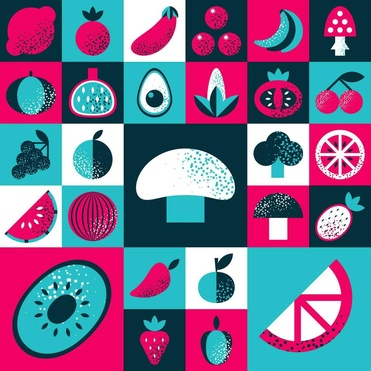
#> input picture Image Classify.jpg, 371 x 371 px, shrunk from 980 x 980 before the run
$ jupyter execute imag_feature_extr.ipynb   (older library calls are emulated)
#> lines starting #> are read from the running program, lines starting #| are printed output that depends on the picture; after the words box and inside, x2 and y2 are one past the last pixel; in counts of white or black regions, pixels touching at a corner belong together
[cell 1]
import cv2
import matplotlib.pyplot as plt
import numpy as np

1. Color-Based Features
(a) RGB Histogram

[cell 2]
# Load image
image = cv2.imread("Image Classify.jpg")
#> image is the input picture: shape (371, 371, 3); mean B, G, R 141.2, 108.9, 119.4
image_rgb = cv2.cvtColor(image, cv2.COLOR_BGR2RGB)

# Compute histograms
hist_r = cv2.calcHist([image_rgb], [0], None, [256], [0, 256])
#> hist_r = 256 values, max 10376 at index 39, min 78 at index 106, mean 537.7
hist_g = cv2.calcHist([image_rgb], [1], None, [256], [0, 256])
#> hist_g = 256 values, max 11300 at index 47, min 36 at index 137, mean 537.7
hist_b = cv2.calcHist([image_rgb], [2], None, [256], [0, 256])
#> hist_b = 256 values, max 12564 at index 61, min 0 at index 0, mean 537.7

# Ploting
plt.figure(figsize=(10, 4))
plt.title("RGB Histogram")
plt.plot(hist_r, color='red', label='Red')
plt.plot(hist_g, color='green', label='Green')
plt.plot(hist_b, color='blue', label='Blue')
plt.legend()
plt.show()
#> figure, not shown here; curve peaks at x = 39, y = 10376; curve peaks at x = 47, y = 11300; curve peaks at x = 61, y = 12564

(b) Dominant Colors (K-Means Clustering)

[cell 3]
from sklearn.cluster import KMeans

pixels = image_rgb.reshape(-1, 3)
# Apply K-Means (e.g., 5 dominant colors)
kmeans = KMeans(n_clusters=5)
kmeans.fit(pixels)
dominant_colors = kmeans.cluster_centers_.astype(int)
#ploating
plt.figure(figsize=(5, 2))
plt.title("Dominant Colors")
plt.imshow([dominant_colors])
plt.axis('off')
plt.show()

2. Texture Features
(a) GLCM (Gray-Level Co-occurrence Matrix)

[cell 4]
from skimage.feature import graycomatrix, graycoprops

image = cv2.imread("Image Classify.jpg")

gray = cv2.cvtColor(image, cv2.COLOR_BGR2GRAY)

glcm = graycomatrix(gray, distances=[1], angles=[0], levels=256, symmetric=True, normed=True)

contrast = graycoprops(glcm, 'contrast')[0, 0]
#> contrast = 540.7
homogeneity = graycoprops(glcm, 'homogeneity')[0, 0]
#> homogeneity = 0.534
energy = graycoprops(glcm, 'energy')[0, 0]
#> energy = 0.186

plt.figure(figsize=(15, 5))

plt.subplot(1, 3, 1)
plt.imshow(gray, cmap='gray')
plt.title('Grayscale Image')
plt.axis('off')
plt.subplot(1, 3, 2)
plt.imshow(glcm[:, :, 0, 0], cmap='viridis')
plt.title('GLCM (Distance=1, Angle=0°)')
plt.colorbar()

#  Plot the texture properties
plt.subplot(1, 3, 3)
features = ['Contrast', 'Homogeneity', 'Energy']
values = [contrast, homogeneity, energy]
#> values = [540.7, 0.534, 0.186]

plt.bar(features, values, color=['blue', 'green', 'orange'])
plt.title('Texture Features')
plt.ylim(0, max(values) + 1)
for i, v in enumerate(values):
    plt.text(i, v + 0.05, f'{v:.2f}', ha='center', fontsize=12)
#> this loop made 3 passes
#> v on passes 1 to 3: 540.7, 0.534, 0.186

plt.tight_layout()
plt.show()
#> figure, not shown here; panel 4: tallest bar 540.7 high, from x = -0.4 to 0.4

(b) LBP (Local Binary Patterns)

[cell 5]
from skimage.feature import local_binary_pattern

# Compute LBP
radius = 3
n_points = 8 * radius
lbp = local_binary_pattern(gray, n_points, radius, method='uniform')

# Plot
plt.imshow(lbp, cmap='gray')
plt.title("LBP(Local Binary Pattern) Texture Features")
plt.axis('off')
plt.show()

3. Shape & Edge Features
(a) Canny Edge Detection

[cell 6]
edges = cv2.Canny(gray, 100, 200)
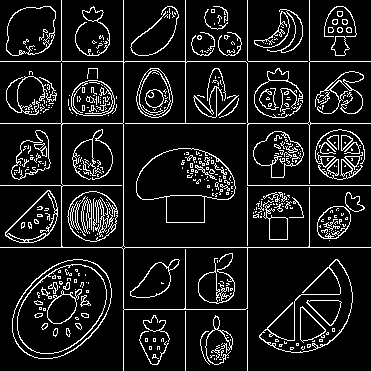
#> edges: shape (371, 371); 10.9% white in thin lines or dots

plt.imshow(edges, cmap='gray')
plt.title("Canny Edges")
plt.axis('off')
plt.show()

(b) Hu Moments (Shape Descriptors)

[cell 7]
image = cv2.imread("Image Classify.jpg")
gray = cv2.cvtColor(image, cv2.COLOR_BGR2GRAY)
edges = cv2.Canny(gray, 100, 200)

contours, _ = cv2.findContours(edges, cv2.RETR_EXTERNAL, cv2.CHAIN_APPROX_SIMPLE)
#> contours = 172 contours, 134 with area under 20; largest, box (x1, y1, x2, y2) and area: (0, 0, 371, 371) 15394, (12, 259, 112, 359) 7156, (136, 148, 236, 223) 4969, (259, 259, 353, 353) 3549, (6, 6, 56, 56) 1979

# Get the largest contour
cnt = max(contours, key=cv2.contourArea)
#> cnt = contour of 114 points, box (x1, y1, x2, y2) (0, 0, 371, 371), area 15394

# Compute Hu Moments
hu_moments = cv2.HuMoments(cv2.moments(cnt)).flatten()
#> hu_moments = [0.387, 0.0778, 0.00934, 0.00127, -4.37e-06, -0.000354, 1.05e-07]

contour_img = image.copy()
cv2.drawContours(contour_img, [cnt], -1, (0, 255, 0), 2)
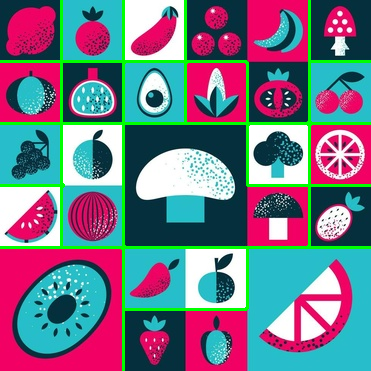
#> contour_img: shape (371, 371, 3); 5.45% of pixels changed, all inside (x1, y1, x2, y2) = (0, 0, 371, 371)

plt.figure(figsize=(18, 5))

plt.subplot(1, 4, 2)
plt.imshow(edges, cmap='gray')
plt.title("Edges")
plt.axis("off")

# Image with Largest Contour
plt.subplot(1, 4, 3)
plt.imshow(cv2.cvtColor(contour_img, cv2.COLOR_BGR2RGB))
plt.title("Largest Contour")
plt.axis("off")

# Hu Moments Bar Chart
plt.subplot(1, 4, 4)
plt.bar(range(1, 8), hu_moments, color='purple')
plt.title("Hu Moments")
plt.xlabel("Moment Index")
plt.ylabel("Value")
for i, val in enumerate(hu_moments):
    plt.text(i + 1, val + 0.0001, f"{val:.2e}", ha='center', fontsize=10)
#> this loop made 7 passes
#> val on passes 1 to 7: 0.387, 0.0778, 0.00934, 0.00127, -4.37e-06, -0.000354, 1.05e-07

plt.tight_layout()
plt.show()
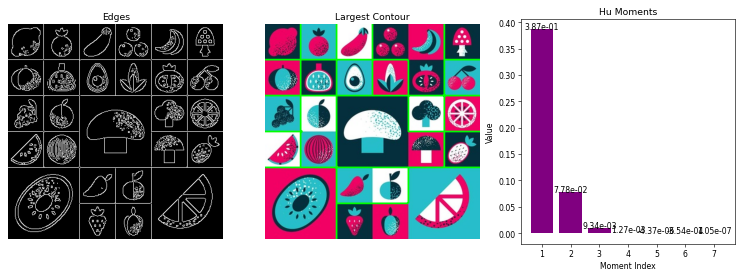
#> figure drawn by matplotlib, 3 panels; panel 3: tallest bar 0.387 high, from x = 0.6 to 1.4

4. Keypoint & Local Features
(a) SIFT Features

[cell 8]
sift = cv2.SIFT_create()
keypoints, descriptors = sift.detectAndCompute(gray, None)
#> keypoints = 812 keypoints; strongest (x, y, size): (268, 99, 2), (288, 99, 2), (286, 93, 1.9), (270, 105, 1.9)

# Draw keypoints
img_sift = cv2.drawKeypoints(gray, keypoints, None, flags=cv2.DRAW_MATCHES_FLAGS_DRAW_RICH_KEYPOINTS)
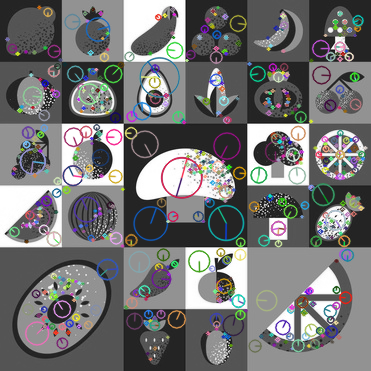
#> img_sift: shape (371, 371, 3); mean of channels 0, 1, 2 116.2, 115.8, 115.8; drawn as B, G, R
plt.imshow(img_sift)
plt.title("SIFT Keypoints")
plt.axis('off')
plt.show()

(b) ORB Features (Faster Alternative)

[cell 9]
orb = cv2.ORB_create()
keypoints, descriptors = orb.detectAndCompute(gray, None)
#> keypoints = 500 keypoints; strongest (x, y, size): (218, 260, 31), (332, 48, 31), (98, 138, 44.6), (221, 264, 77.1)

# Draw keypoints
img_orb = cv2.drawKeypoints(gray, keypoints, None, color=(0, 255, 0))
plt.imshow(img_orb)
plt.title("ORB Keypoints")
plt.axis('off')
plt.show()

5. Deep Learning Features
(a) VGG16 Feature Extraction

[cell 10]
# Alternative Feature Extraction without TensorFlow
import cv2
import numpy as np
from skimage.feature import hog

def extract_features(image_path):
    # Read and resize image
#> called with image_path = 'Apple.jpg'
    img = cv2.imread(image_path)
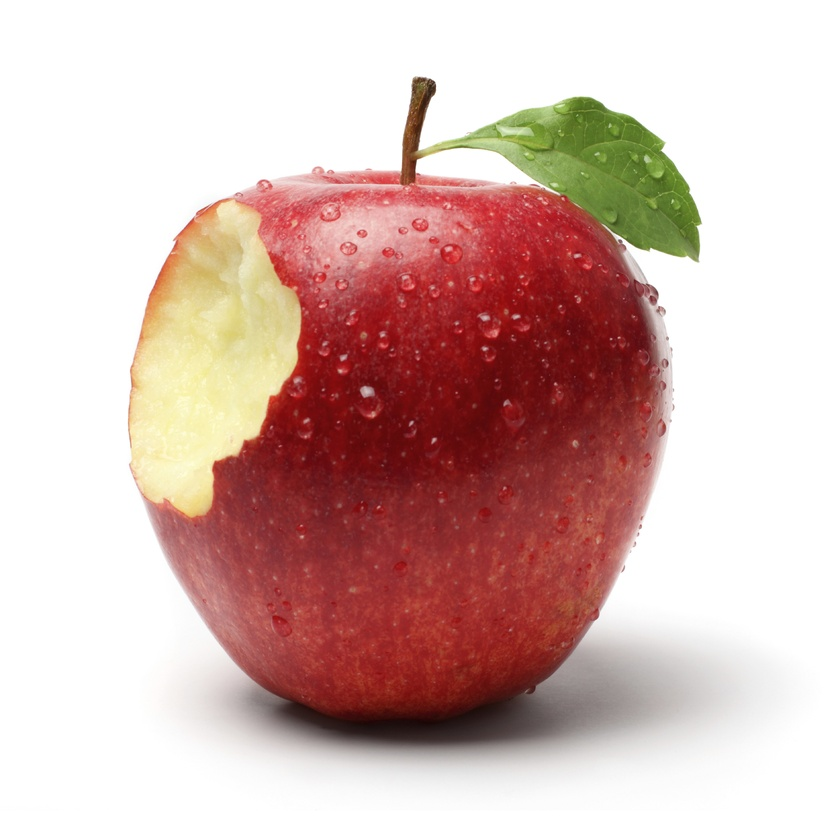
#> input picture Apple.jpg, 840 x 840 px, shrunk from 2218 x 2216 before the run
#> img is the input picture: shape (840, 840, 3); mean B, G, R 179.7, 185.2, 214.4
    img = cv2.resize(img, (224, 224))
#> img: shape (224, 224, 3)

    # Color Histogram Features
    hist = cv2.calcHist([img], [0, 1, 2], None, [8, 8, 8], [0, 256, 0, 256, 0, 256])
    color_features = hist.flatten()
#> color_features = 512 values, max 28631 at index 511, min 0 at index 6, mean 98

    # HOG Features
    gray = cv2.cvtColor(img, cv2.COLOR_BGR2GRAY)
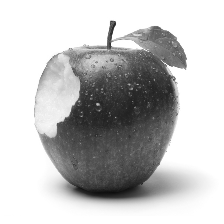
#> gray: shape (224, 224); min 13, max 255, mean 193.2
    hog_features = hog(gray, orientations=8, pixels_per_cell=(16, 16),
                      cells_per_block=(1, 1), visualize=False)
#> hog_features = 1568 values, max 1 at index 680, min 0 at index 0, mean 0.203

    #LBP Texture Features
    lbp = local_binary_pattern(gray, 24, 3, method='uniform')
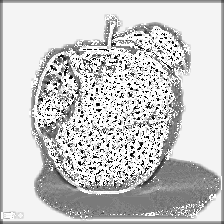
#> lbp: shape (224, 224) float64; min 0, max 25, mean 19.8; drawn with min black and max white
    lbp_hist, _ = np.histogram(lbp, bins=256)
#> lbp_hist = 256 values, max 19390 at index 245, min 0 at index 1, mean 196

    # Combine all features
    all_features = np.hstack([color_features, hog_features, lbp_hist])
#> all_features = 2336 values, max 28631 at index 511, min 0 at index 6, mean 43.1
    return all_features

features = extract_features("Apple.jpg")
#> features has the same summary as all_features in extract_features
print("Extracted feature vector length:", len(features))
#| Extracted feature vector length: 2336

[cell 11]
import numpy as np
import matplotlib.pyplot as plt
from sklearn.decomposition import PCA

np.random.seed(42)
n_images = 50
all_features = np.random.rand(n_images, 25088)


pca = PCA(n_components=2)
reduced_features = pca.fit_transform(all_features)

# Plot
plt.figure(figsize=(10, 6))
plt.scatter(reduced_features[:, 0], reduced_features[:, 1], alpha=0.7, c='blue')
plt.title("PCA Projection of Image Features (2D)")
plt.xlabel("Principal Component 1")
plt.ylabel("Principal Component 2")
plt.grid(True)

# Annotate sample points (optional)
for i in range(5):
    plt.annotate(f'Img {i+1}', (reduced_features[i, 0], reduced_features[i, 1]))

plt.show()

# Cumulative explained variance
plt.figure(figsize=(10, 4))
plt.plot(np.cumsum(pca.explained_variance_ratio_), 'ro-')
plt.title("Cumulative Explained Variance")
plt.xlabel("Number of Components")
plt.ylabel("Variance (%)")
plt.grid(True)
plt.show()

(b) PCA for Dimensionality Reduction

[cell 12]
from sklearn.feature_selection import SelectKBest, f_classif
import matplotlib.pyplot as plt


single_image_features = np.random.rand(1, 25088)


selector = SelectKBest(score_func=f_classif, k=50)
selected_features = selector.fit_transform(single_image_features, [0])  # Dummy target

# Plot feature scores (importance)
plt.figure(figsize=(12, 4))
plt.bar(range(len(selector.scores_)), selector.scores_, color='purple')
plt.title("Feature Importance Scores")
plt.xlabel("Feature Index")
plt.ylabel("F-score")
plt.axhline(y=np.mean(selector.scores_), color='r', linestyle='--', label='Mean Score')
plt.legend()
plt.show()
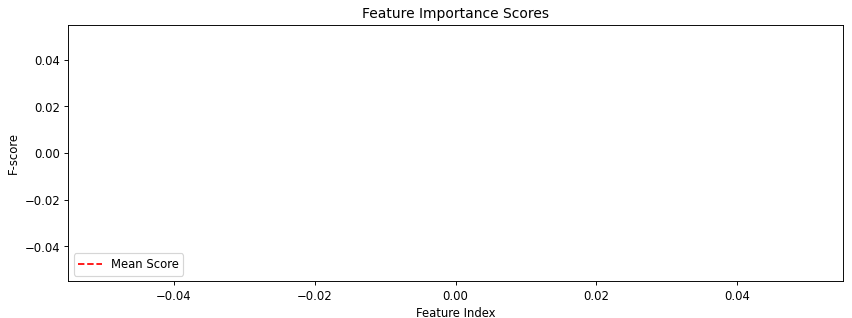
#> figure drawn by matplotlib, 1 panel

Fourier Transform (Frequency Domain Features)

[cell 13]
import numpy as np
import cv2
import matplotlib.pyplot as plt


img = cv2.imread("Image Classify.jpg", 0)
#> img: shape (371, 371); min 1, max 255, mean 115.8


f = np.fft.fft2(img)
fshift = np.fft.fftshift(f)
magnitude_spectrum = 20 * np.log(np.abs(fshift))
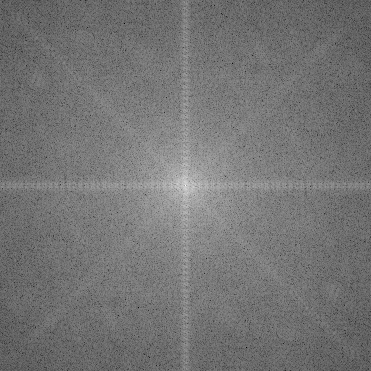
#> magnitude_spectrum: shape (371, 371) float64; min 27.2, max 331.7, mean 166.6; drawn with min black and max white

# Plot
plt.figure(figsize=(12, 6))
plt.subplot(121), plt.imshow(img, cmap='gray')
plt.title('Input Image'), plt.axis('off')
plt.subplot(122), plt.imshow(magnitude_spectrum, cmap='gray')
plt.title('Magnitude Spectrum'), plt.axis('off')
plt.show()

# Extract dominant frequencies
rows, cols = img.shape
#> rows = 371; cols = 371
crow, ccol = rows//2, cols//2
#> crow = 185; ccol = 185
fshift[crow-30:crow+30, ccol-30:ccol+30] = 0  # Remove low frequencies
f_ishift = np.fft.ifftshift(fshift)
img_back = np.fft.ifft2(f_ishift)
img_back = np.abs(img_back)
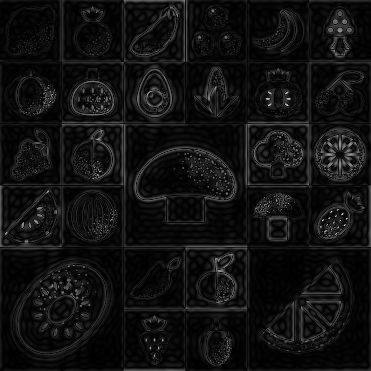
#> img_back: shape (371, 371) float64; min 0.0167, max 223.9, mean 17.5

plt.imshow(img_back, cmap='gray')
plt.title('High Frequency Components'), plt.axis('off')
plt.show()
